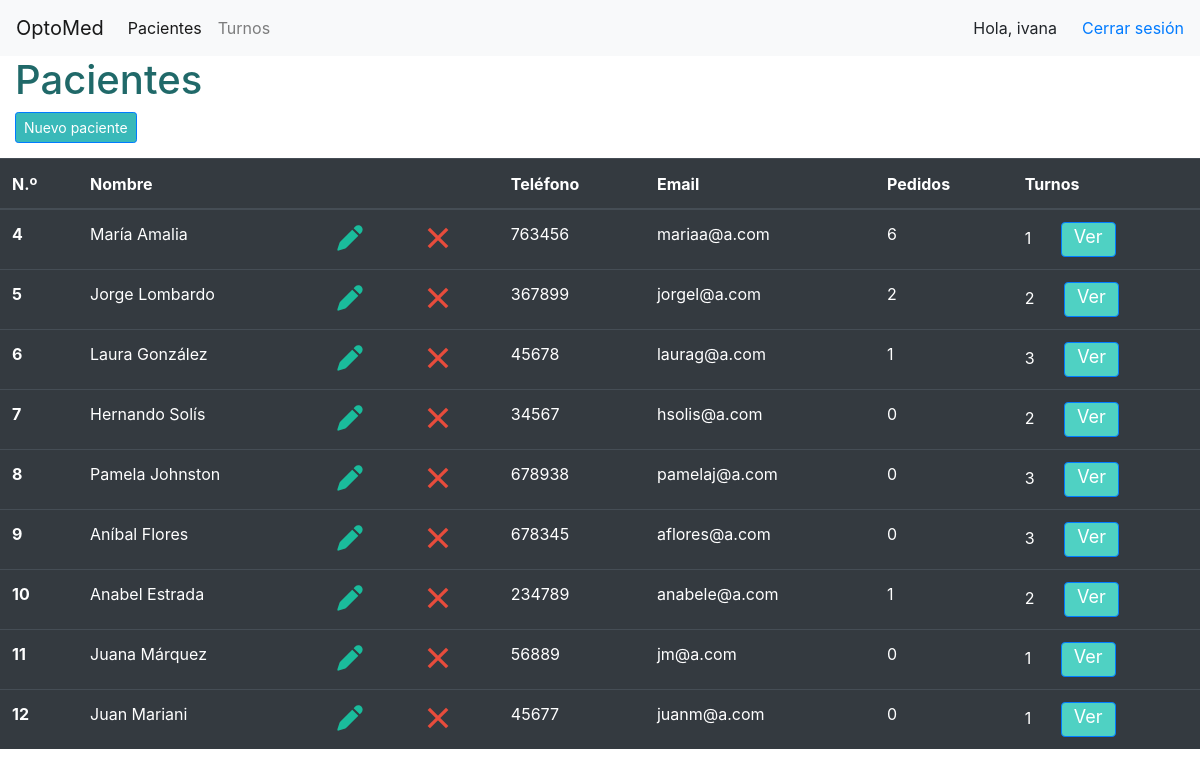
/pacientes/ (signed in), run on the app's committed database.
### pacientes/models.py (models this page shows, shortened)
class Paciente(models.Model):
  nombre = models.CharField(max_length=200, null=True)
  teléfono = models.CharField(max_length=200, null=True)
  email = models.CharField(max_length=200, null=True)
  fecha_creación = models.DateTimeField(auto_now_add=True, null=True)
  historial = models.CharField(max_length=1500, null=True)

### accounts/decorators.py (the view)
        def wrapper_func(request, *args, **kwargs):
            group = None
            if request.user.groups.exists():
                group = request.user.groups.all()[0].name
            if group in allowed_roles:
                return view_func(request, *args, **kwargs)
            else:
                return HttpResponse('No estas autorizado para ver esta pagina')

### pacientes/views.py (called while the page is built)
@login_required(login_url='login')
@allowed_users(allowed_roles=['admin', 'secretaria','gerencia'])
def index(request):
  return render(request, "pacientes/index.html", context)

### pacientes/templates/pacientes/index.html (shortened to what this page needs)
{% extends "accounts/layout_main.html" %}
{% block body %}
  {% include "accounts/navbarsecretaria.html" %}
  <h1> Pacientes </h1>
  <a class="btn btn-primary btn-sm" style="background-color: #39b9b9; margin-left: 15px; margin-bottom: 15px;" href="{% url 'pacientes:nuevo_paciente' %}">Nuevo paciente</a>
<table class="table table-hover table-dark">
  <thead>
    <tr>
      <th scope="col">N.º</th>
      <th scope="col">Nombre</th>
      <th scope="col"></th>
      <th scope="col"></th>
      <th scope="col">Teléfono</th>
      <th scope="col">Email</th>
      <th scope="col">Pedidos</th>
      <th scope="col">Turnos</th>
    </tr>
  </thead>
  <tbody>
        {% for paciente in pacientes %}
          <tr>
          <th scope="row">{{ paciente.id}}</th>
					<td>{{ paciente.nombre }}</td>
          <td><a href="{% url 'pacientes:actualizar_paciente' paciente.pk %}">{% include 'pacientes/edit.svg' %}</a></td>
          <td><a href="{% url 'pacientes:borrar_paciente' paciente.pk %}">{% include 'pacientes/delete.svg' %}</a></td>
          <td>{{ paciente.teléfono }}</td>
          <td>{{ paciente.email }}</td>
          <td>
              {% with total=paciente.pedido_set.all.count %}
                {{ total }}
              {% endwith %}
          </td>
					<td>{% with total=paciente.turno_set.all.count %}
                {{ total }}
              {% endwith %}
        <a href="{% url 'turnos:turnos' %}" class="btn btn-primary" style="background-color: #4fd1c3; height: 35px; width: 55px; font-size: 18px; text-align: center; padding: 0; margin-left: 25px;">Ver</a>
          </tr>
        {% endfor %}
  </tbody>
</table>
	<br>
{% endblock %}

### accounts/templates/accounts/navbarsecretaria.html (shortened to what this page needs)
{% load static %}
<nav class="navbar navbar-expand-lg navbar-light bg-light">
<a class="navbar-brand" href="#">OptoMed</a>
<div class="collapse navbar-collapse" id="navbarNav">
  <ul class="navbar-nav">
      <li class="nav-item active">
      <a class="nav-link" href="{% url 'accounts:indexsecretaria' %}">Pacientes<span class="sr-only">(current)</span></a>
      </li>
      <li class="nav-item">
          <a class="nav-link" href="{% url 'turnos:turnos' %}">Turnos</a>
      </li>
  </ul>
  </div>
<span  class="hello-msg">Hola, {{request.user}}</span>
<span><a class="hello-msg" href="{% url 'accounts:logout' %}" style="margin-left: 25px;"> Cerrar sesión </a></span>
</nav>

### accounts/static/accounts/main.css (style rules this page uses)
body { background-color: #ebeff5; }
body { margin: 0; padding: 0; }
h1 { color: rgb(32, 105, 105); margin: 25px 15px; }
tr { height: 50px; }
.btn-primary { background-color: rgb(32, 105, 105); }

### data on the page
Paciente: id "4", nombre "María Amalia", teléfono "763456", email "mariaa@a.com", pedido_set.all.count "6", turno_set.all.count "1"
Paciente: id "5", nombre "Jorge Lombardo", teléfono "367899", email "jorgel@a.com", pedido_set.all.count "2", turno_set.all.count "2"
Paciente: id "6", nombre "Laura González", teléfono "45678", email "laurag@a.com", pedido_set.all.count "1", turno_set.all.count "3"
Paciente: id "7", nombre "Hernando Solís", teléfono "34567", email "hsolis@a.com", pedido_set.all.count "0", turno_set.all.count "2"
Paciente: id "8", nombre "Pamela Johnston", teléfono "678938", email "pamelaj@a.com", pedido_set.all.count "0", turno_set.all.count "3"
Paciente: id "9", nombre "Aníbal Flores", teléfono "678345", email "aflores@a.com", pedido_set.all.count "0", turno_set.all.count "3"
Paciente: id "10", nombre "Anabel Estrada", teléfono "234789", email "anabele@a.com", pedido_set.all.count "1", turno_set.all.count "2"
Paciente: id "11", nombre "Juana Márquez", teléfono "56889", email "jm@a.com", pedido_set.all.count "0", turno_set.all.count "1"
Paciente: id "12", nombre "Juan Mariani", teléfono "45677", email "juanm@a.com", pedido_set.all.count "0", turno_set.all.count "1"

### other printed values
{{ request.user }} "ivana"
